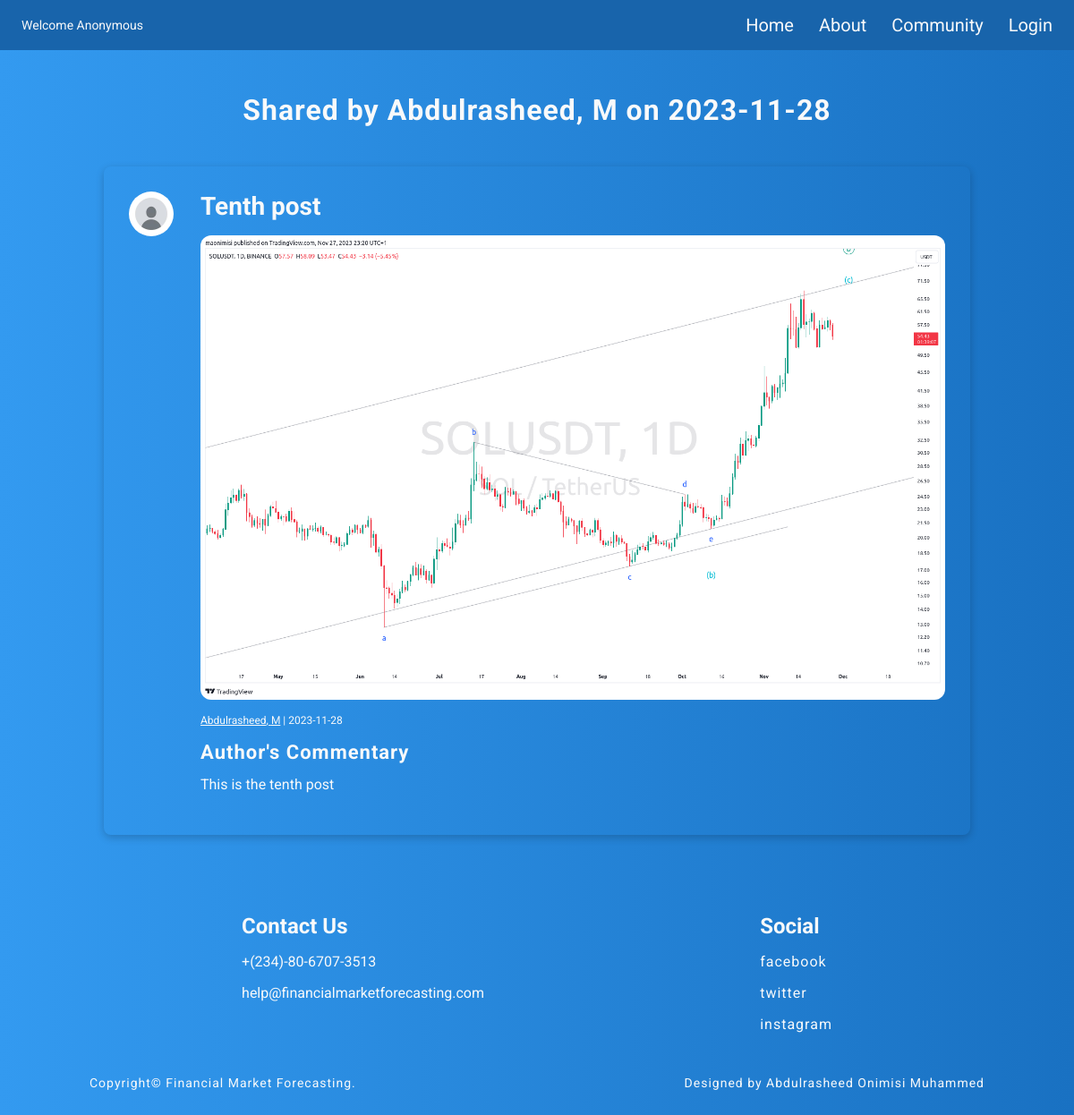
/post/10, run on an earlier commit of the app's database.
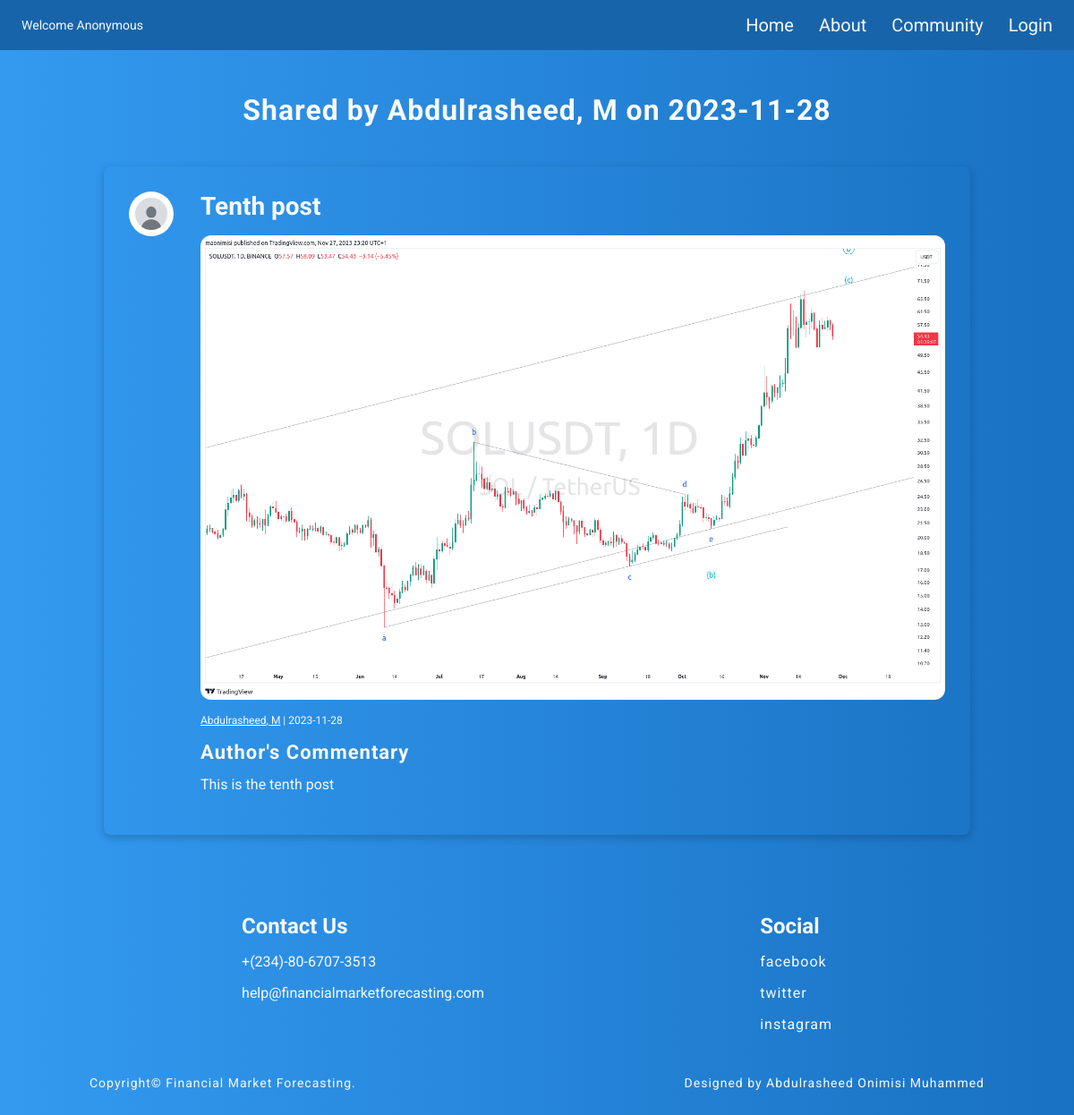
And on a later commit of the database.
### forecasting/models.py (models this page shows, shortened)
class User(db.Model, UserMixin):
     id = db.Column(db.Integer, primary_key=True)
     firstname = db.Column(db.String(25), nullable=False)
     lastname = db.Column(db.String(25), nullable=False)
     email = db.Column(db.String(25), unique=True, nullable=False)
     image_file = db.Column(db.String(20), nullable=False, default='default.jpg')
     password = db.Column(db.String(60), nullable=False)
     posts = db.relationship('Post', backref='author', lazy=True)

### forecasting/posts/routes.py (the view)
@posts.route("/post/<int:post_id>")
def post(post_id):
    post = Post.query.get_or_404(post_id)
    return render_template('post.html', title=post.title, post=post)

### forecasting/templates/post.html (shortened to what this page needs)
{% extends "layout.html"%} {% block content %}
<h5 class="author-info">
  Shared by {{ post.author.firstname }}, {{ post.author.lastname[0] }} on {{
  post.date_posted.strftime('%Y-%m-%d') }}
</h5>
<div class="shared-post">
  <div>
    <img
      src="{{ url_for('static', filename='uploads/' + post.author.image_file)}}"
      alt="profile"
      class="user-post-img"
    />
  </div>
  <div class="post-content">
    <h3 class="post-content-header">{{ post.title }}</h3>
    <img
      src="{{ url_for('static', filename='uploads/' + post.chart) }}"
      alt="chart-img"
      class="post-content-img"
    />
    <p class="post-author-date">
      <a href="{{ url_for('users.user_posts', email=post.author.email) }}"
        >{{ post.author.firstname }}, {{ post.author.lastname[0] }}</a
      >
      | {{ post.date_posted.strftime('%Y-%m-%d') }}
    </p>
    <h3 class="post-analysis">Author's Commentary</h3>
    <p class="post-comment">{{ post.content }}</p>
  </div>
</div>
{% endblock content %}

What changed in the data, as far as the page shows it:
changed User "Abdulrasheed": image_file: picture added in place of a placeholder
